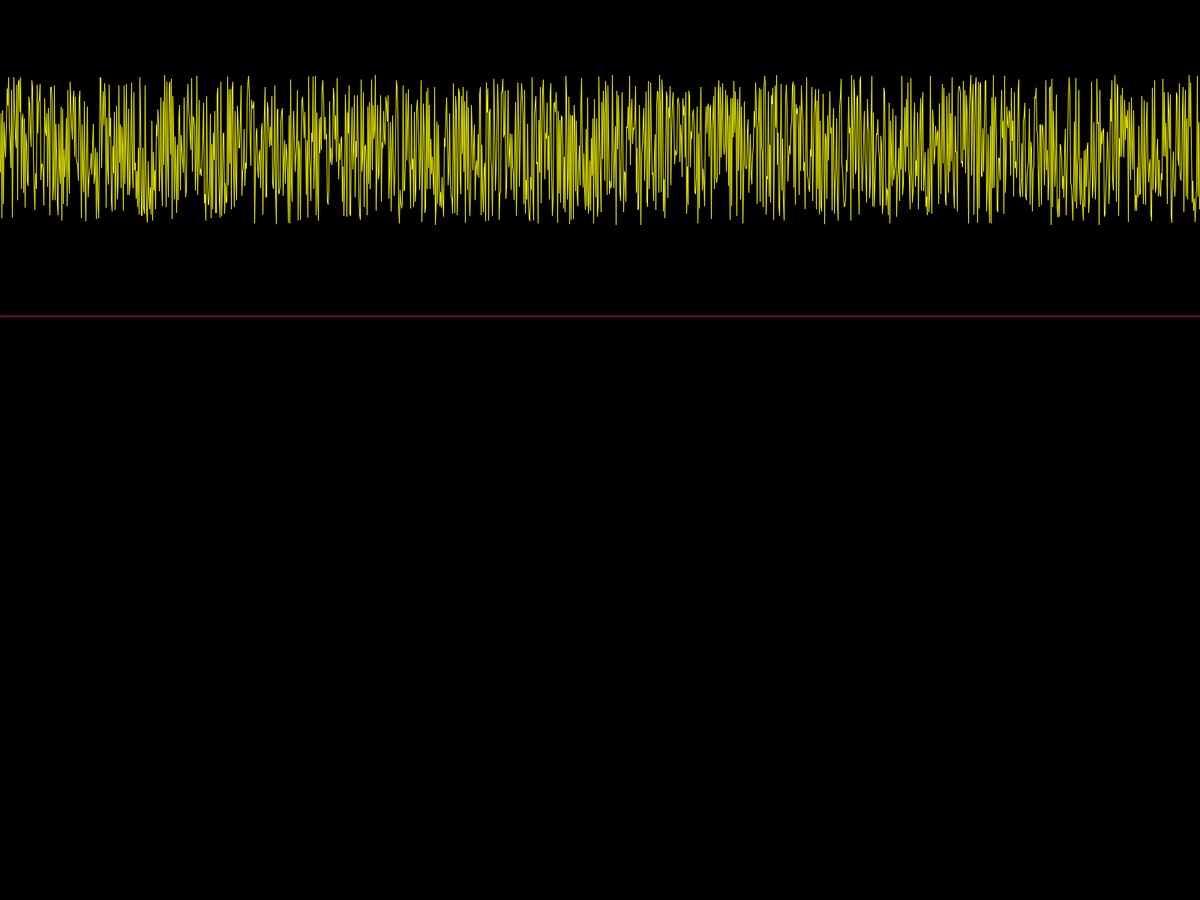
Frame 1 (no input)
Frame 60 (the mouse pressed at the canvas centre just before this capture): identical to frame 1, image omitted
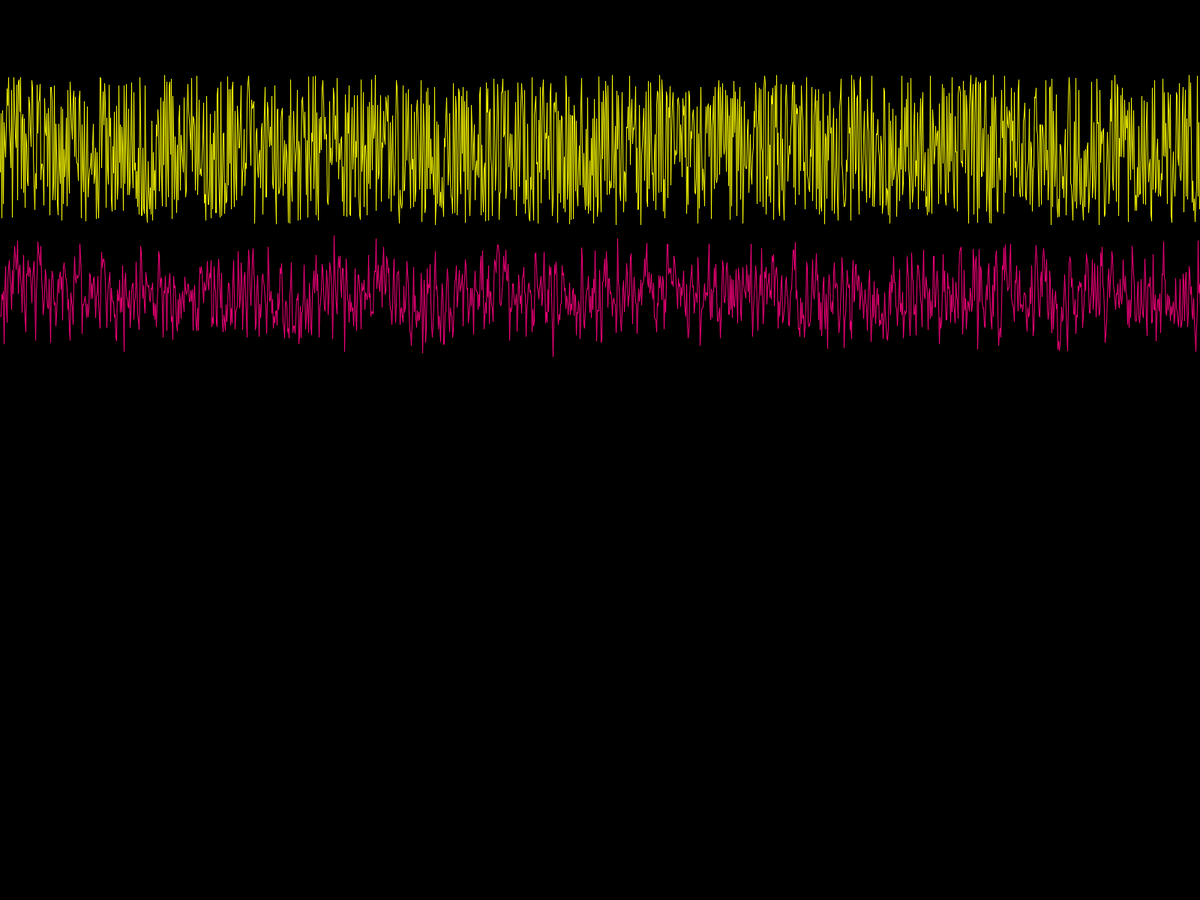
Frame 120 (the mouse held since frame 60 and released just before this capture)

The Processing sketch that drew these frames (run headless with seeded random() and noise(); from frame 60 on, the mouse is pressed at the canvas centre):

// Processing sketch: ejemplo_5_random_vs_noise
// ── ejemplo_5_random_vs_noise.pde
float noiseScale = 0.02;
void setup(){
  fullScreen();
 // noLoop();
}
void draw(){
  
  background(0);
  noiseScale =map(mouseX, 0, width, 0, 1);
  randomSeed(1234);
  float prevRandom = random(100,300);
  float prevNoise = noise(0)*200 + 300;
  stroke(255,255,0);
  for(int i =0; i < width; i++){
    float actualRandom = random(100,300);
    line(i, prevRandom, i+1, actualRandom);
    prevRandom = actualRandom;
  }
  stroke(255,0,128);
  for(int i =0; i < width; i++){
    float actualNoise = noise(i*noiseScale)*200 + 300;
    line(i, prevNoise, i+1, actualNoise);
    prevNoise = actualNoise;
  }
}
